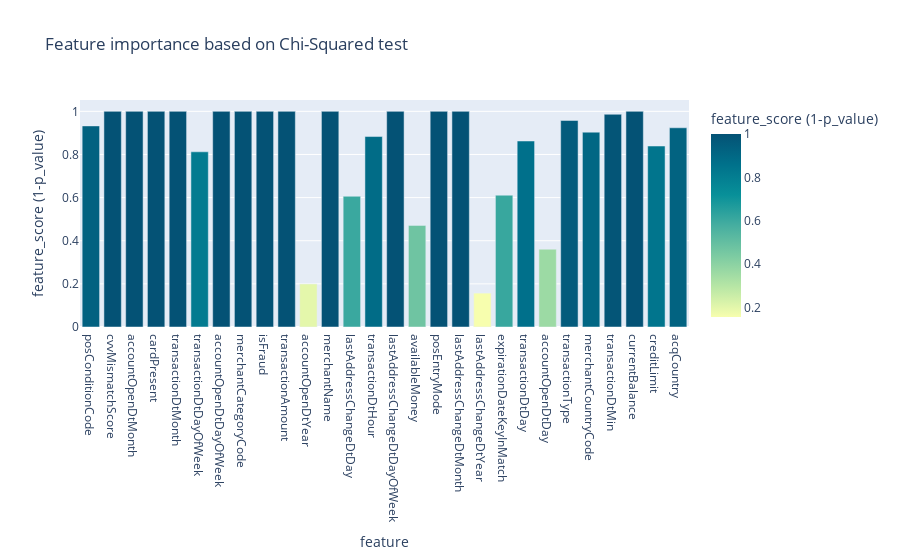

The notebook cell this image was saved under:
### Code cell
from sklearn.feature_selection import chi2

columns_for_heatmap = set(main_df.columns) - set(['customerId', 'accountNumber', 'cardCVV', 'enteredCVV', 'cardLast4Digits'])
chi2_scores, p_values = chi2(main_df[columns_for_heatmap], main_df['isFraud'])

chi2_df = pd.DataFrame(columns_for_heatmap, 1-p_values).reset_index()
chi2_df.columns = ['feature_score (1-p_value)', 'feature']
px.bar(chi2_df, y='feature_score (1-p_value)', x='feature', color='feature_score (1-p_value)', color_continuous_scale='Bluyl', title='Feature importance based on Chi-Squared test')

### Figure 1 — Plotly figure (JSON) as saved in the notebook; plotly's stock layout.template omitted (floating-point values rounded to 4 significant figures)
{"data": [{"alignmentgroup": "True", "hovertemplate": "feature=%{x}<br>feature_score (1-p_value)=%{marker.color}<extra></extra>", "legendgroup": "", "marker": {"color": [0.9325, 1.0, 1, 1, 1.0, 0.8124, 1.0, 1, 1, 1, 0.1997, 1, 0.6062, 0.8832, 0.9999, 0.471, 1, 1.0, 0.1571, 0.6112, 0.8625, 0.3609, 0.9578, 0.9035, 0.9864, 1, 0.8392, 0.9238], "coloraxis": "coloraxis", "pattern": {"shape": ""}}, "name": "", "offsetgroup": "", "orientation": "v", "showlegend": false, "textposition": "auto", "type": "bar", "x": ["posConditionCode", "cvvMismatchScore", "accountOpenDtMonth", "cardPresent", "transactionDtMonth", "transactionDtDayOfWeek", "accountOpenDtDayOfWeek", "merchantCategoryCode", "isFraud", "transactionAmount", "accountOpenDtYear", "merchantName", "lastAddressChangeDtDay", "transactionDtHour", "lastAddressChangeDtDayOfWeek", "availableMoney", "posEntryMode", "lastAddressChangeDtMonth", "lastAddressChangeDtYear", "expirationDateKeyInMatch", "transactionDtDay", "accountOpenDtDay", "transactionType", "merchantCountryCode", "transactionDtMin", "currentBalance", "creditLimit", "acqCountry"], "xaxis": "x", "y": [0.9325, 1.0, 1, 1, 1.0, 0.8124, 1.0, 1, 1, 1, 0.1997, 1, 0.6062, 0.8832, 0.9999, 0.471, 1, 1.0, 0.1571, 0.6112, 0.8625, 0.3609, 0.9578, 0.9035, 0.9864, 1, 0.8392, 0.9238], "yaxis": "y"}], "layout": {"barmode": "relative", "coloraxis": {"colorbar": {"title": {"text": "feature_score (1-p_value)"}}, "colorscale": [[0, "rgb(247, 254, 174)"], [0.1667, "rgb(183, 230, 165)"], [0.3333, "rgb(124, 203, 162)"], [0.5, "rgb(70, 174, 160)"], [0.6667, "rgb(8, 144, 153)"], [0.8333, "rgb(0, 113, 139)"], [1, "rgb(4, 82, 117)"]]}, "legend": {"tracegroupgap": 0}, "title": {"text": "Feature importance based on Chi-Squared test"}, "xaxis": {"anchor": "y", "domain": [0, 1], "title": {"text": "feature"}}, "yaxis": {"anchor": "x", "domain": [0, 1], "title": {"text": "feature_score (1-p_value)"}}}}
